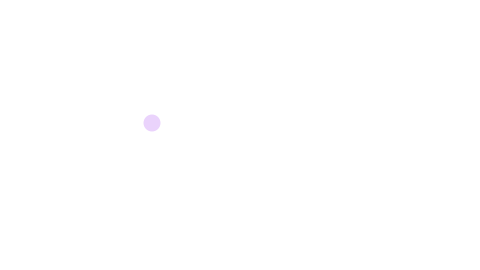
Frame 1 (no input)
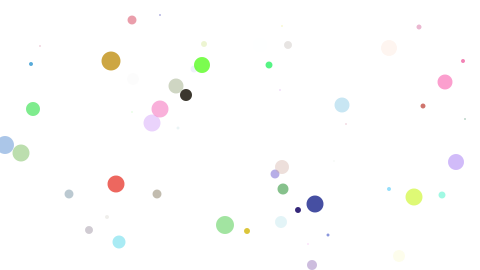
Frame 60 (the mouse pressed at the canvas centre just before this capture)
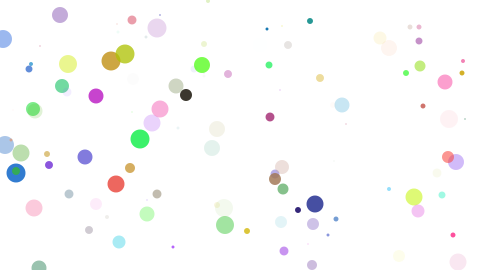
Frame 120 (the mouse held since frame 60 and released just before this capture)

The Processing sketch that drew these frames (run headless with seeded random() and noise(); from frame 60 on, the mouse is pressed at the canvas centre):

// Processing sketch: VariablesWarmup2
// ── VariablesWarmup2.pde
float r;
float g;
float b;
float a;

int x;
int y;
int diam;

void setup() {
  background(255);
  size(480,270);
}

void draw() {
  r = random(255);
  g = random(255);
  b = random(255);
  a = random(255);
  diam = int(random(20));
  x = int(random(width));
  y = int(random(height));
  
  noStroke();
  fill(r, g, b,a);
  ellipse(x,y,diam,diam);
}
